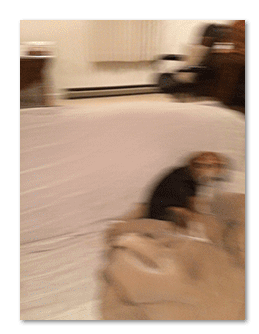
#> input picture Blurred Detection/images/1.png, 259 x 334 px; its folder holds only this picture in this run
$ python main.py --images images   (older library calls are emulated)
#> lines starting #> are read from the running program, lines starting #| are printed output that depends on the picture; after the words box and inside, x2 and y2 are one past the last pixel; in counts of white or black regions, pixels touching at a corner belong together
# import the necessary packages
from imutils import paths
import argparse
import cv2
def variance_of_laplacian(image):
	# compute the Laplacian of the image and then return the focus
	# measure, which is simply the variance of the Laplacian
	return cv2.Laplacian(image, cv2.CV_64F).var()
# construct the argument parse and parse the arguments
ap = argparse.ArgumentParser()
ap.add_argument("-i", "--images", required=True,
	help="path to input directory of images")
ap.add_argument("-t", "--threshold", type=float, default=1000.0,
	help="focus measures that fall below this value will be considered 'blurry'")
args = vars(ap.parse_args())

# loop over the input images
for imagePath in paths.list_images(args["images"]):
	# load the image, convert it to grayscale, and compute the
	# focus measure of the image using the Variance of Laplacian
	# method
	image = cv2.imread(imagePath)
#> image is the input picture: shape (334, 259, 3); mean B, G, R 147, 166, 190.6
	gray = cv2.cvtColor(image, cv2.COLOR_BGR2GRAY)
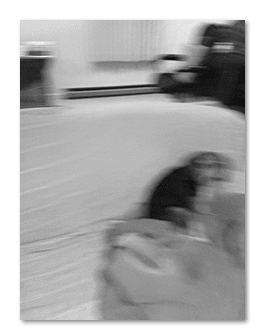
#> gray: shape (334, 259); min 8, max 255, mean 171.2
	fm = variance_of_laplacian(gray)
#> fm = 345.8
	text = "Not Blurry"
	# if the focus measure is less than the supplied threshold,
	# then the image should be considered "blurry"
	if fm < args["threshold"]:
		text = "Blurry"
	# show the image
	cv2.putText(image, "{}: {:.2f}".format(text, fm), (10, 30),
		cv2.FONT_HERSHEY_SIMPLEX, 0.8, (0, 0, 255), 3)
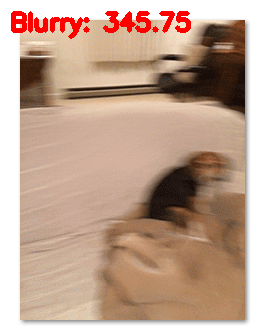
#> image: shape (334, 259, 3); 2.28% of pixels changed, all inside (x1, y1, x2, y2) = (11, 11, 191, 39)
	cv2.imshow("Image", image)
	key = cv2.waitKey(0)
#> (key Esc is pressed here)

$ run again, on Blurred Detection/images/2.png
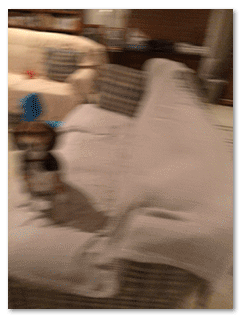
#> input picture Blurred Detection/images/2.png, 244 x 320 px
#> image is the input picture: shape (320, 244, 3); mean B, G, R 106.6, 123.1, 145.7
#> `gray = cv2.cvtColor(image, cv2.COLOR_BGR2GRAY)`:
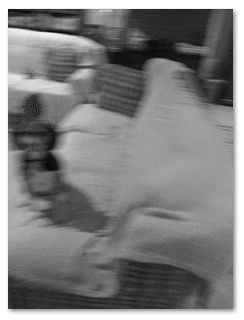
#> gray: shape (320, 244); min 8, max 255, mean 128
#> fm = 619.9
#> `cv2.putText(image, "{}: {:.2f}".format(text, fm), (10, 30), cv2.FONT_H..`:
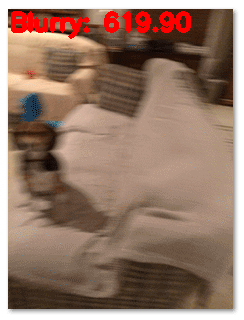
#> image: shape (320, 244, 3); 2.6% of pixels changed, all inside (x1, y1, x2, y2) = (11, 11, 191, 39)

$ run again, on Blurred Detection/images/3.png
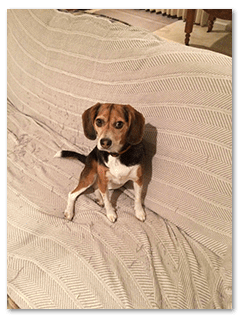
#> input picture Blurred Detection/images/3.png, 242 x 318 px
#> image is the input picture: shape (318, 242, 3); mean B, G, R 155.5, 178.7, 203.4
#> `gray = cv2.cvtColor(image, cv2.COLOR_BGR2GRAY)`:
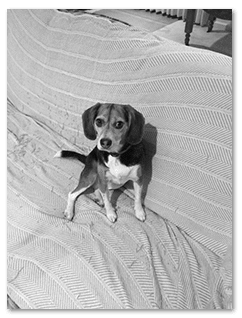
#> gray: shape (318, 242); min 8, max 255, mean 183.5
#> fm = 2201.9
#> `cv2.putText(image, "{}: {:.2f}".format(text, fm), (10, 30), cv2.FONT_H..`:
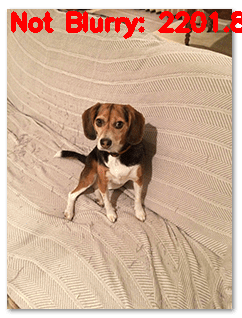
#> image: shape (318, 242, 3); 3.24% of pixels changed, all inside (x1, y1, x2, y2) = (11, 11, 242, 39)
